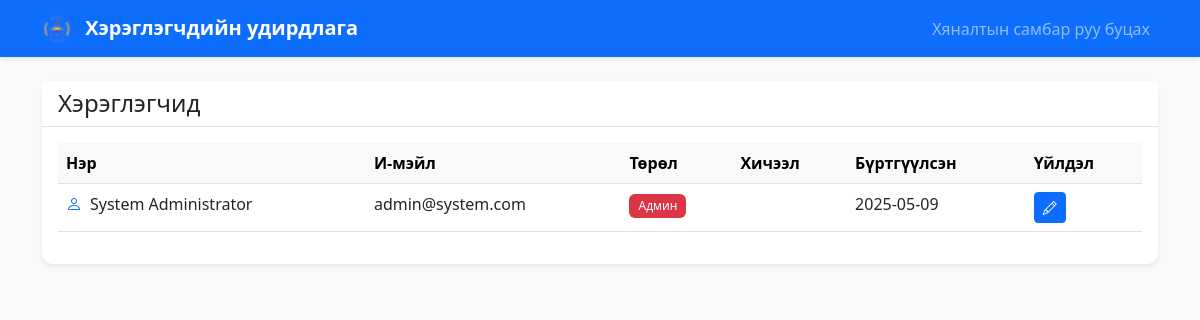
The app's page /users/manage.php (signed in), older data.
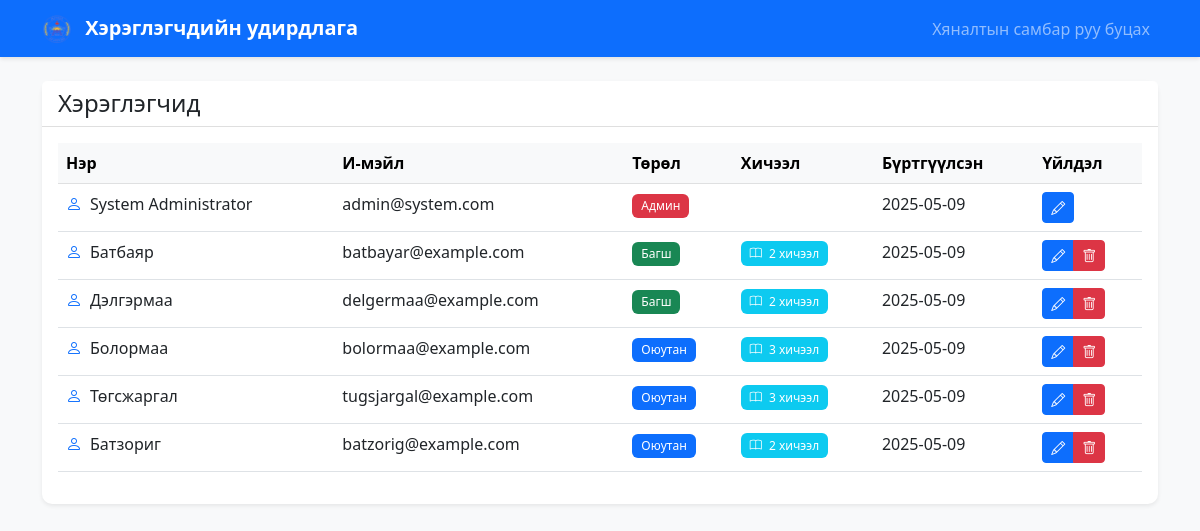
The same page, newer data.
### tables this page shows
CREATE TABLE IF NOT EXISTS users (
    id INT AUTO_INCREMENT PRIMARY KEY,
    name VARCHAR(255) NOT NULL,
    email VARCHAR(255) NOT NULL UNIQUE,
    password VARCHAR(255) NOT NULL,
    role ENUM('admin', 'teacher', 'student') NOT NULL,
    created_at TIMESTAMP DEFAULT CURRENT_TIMESTAMP
);

### users/manage.php (the view, shortened to what this page needs)
<?php
require_once '../db.php';
$stmt = $conn->prepare("
    SELECT
        u.id,
        u.name,
        u.email,
        u.role,
        u.created_at,
        (SELECT COUNT(*) FROM courses WHERE teacher_id = u.id) as course_count,
        (SELECT COUNT(*) FROM course_enrollments WHERE student_id = u.id) as enrolled_courses
    FROM users u
    ORDER BY u.created_at DESC
");
$stmt->execute();
$users = $stmt->get_result()->fetch_all(MYSQLI_ASSOC);
?>
<!DOCTYPE html>
<html lang="mn">
<head>
    <link href="https://cdn.jsdelivr.net/npm/bootstrap@5.3.0/dist/css/bootstrap.min.css" rel="stylesheet">
    <link rel="stylesheet" href="https://cdn.jsdelivr.net/npm/bootstrap-icons@1.7.2/font/bootstrap-icons.css">
    <link rel="stylesheet" href="../css/style.css">
</head>
<body class="bg-light">
    <nav class="navbar navbar-expand-lg navbar-dark bg-primary">
        <div class="container">
            <a class="navbar-brand" href="../dashboard/admin.php">
                <img src="../assets/logo.png" alt="Logo" height="30" class="d-inline-block align-text-top me-2">
                Хэрэглэгчдийн удирдлага
            </a>
            <div class="collapse navbar-collapse" id="navbarNav">
                <ul class="navbar-nav ms-auto">
                    <li class="nav-item">
                        <a class="nav-link" href="../dashboard/admin.php">Хяналтын самбар руу буцах</a>
                    </li>
                </ul>
            </div>
        </div>
    </nav>
    <div class="container mt-4">
        <div class="card shadow-sm">
            <div class="card-header bg-white">
                <h4 class="mb-0">Хэрэглэгчид</h4>
            </div>
            <div class="card-body">
                <div class="table-responsive">
                    <table class="table table-hover">
                        <thead class="table-light">
                            <tr>
                                <th>Нэр</th>
                                <th>И-мэйл</th>
                                <th>Төрөл</th>
                                <th>Хичээл</th>
                                <th>Бүртгүүлсэн</th>
                                <th>Үйлдэл</th>
                            </tr>
                        </thead>
                        <tbody>
                            <?php foreach ($users as $user): ?>
                                <tr>
                                    <td>
                                        <div class="d-flex align-items-center">
                                            <i class="bi bi-person text-primary me-2"></i>
                                            <?php echo htmlspecialchars($user['name']); ?>
                                        </div>
                                    </td>
                                    <td><?php echo htmlspecialchars($user['email']); ?></td>
                                    <td>
                                        <span class="badge bg-<?php
                                            echo $user['role'] === 'admin' ? 'danger' :
                                                ($user['role'] === 'teacher' ? 'success' : 'primary');
                                        ?>">
                                            <?php
                                            echo $user['role'] === 'admin' ? 'Админ' :
                                                ($user['role'] === 'teacher' ? 'Багш' : 'Оюутан');
                                            ?>
                                        </span>
                                    </td>
                                    <td>
                                        <?php if ($user['role'] === 'teacher'): ?>
                                            <span class="badge bg-info">
                                                <i class="bi bi-book me-1"></i>
                                                <?php echo $user['course_count']; ?> хичээл
                                            </span>
                                        <?php elseif ($user['role'] === 'student'): ?>
                                            <span class="badge bg-info">
                                                <i class="bi bi-book me-1"></i>
                                                <?php echo $user['enrolled_courses']; ?> хичээл
                                            </span>
                                        <?php endif; ?>
                                    </td>
                                    <td><?php echo date('Y-m-d', strtotime($user['created_at'])); ?></td>
                                    <td>
                                        <div class="btn-group">
                                            <button type="button"
                                                    class="btn btn-primary btn-sm"
                                                    data-bs-toggle="modal"
                                                    data-bs-target="#editModal<?php echo $user['id']; ?>">
                                                <i class="bi bi-pencil"></i>
                                            </button>
                                            <?php if ($user['id'] != $_SESSION['user_id']): ?>
                                                <button type="button"
                                                        class="btn btn-danger btn-sm"
                                                        data-bs-toggle="modal"
                                                        data-bs-target="#deleteModal<?php echo $user['id']; ?>">
                                                    <i class="bi bi-trash"></i>
                                                </button>
                                            <?php endif; ?>
                                        </div>
                                    </td>
                                </tr>
                            <?php endforeach; ?>
                        </tbody>
                    </table>
                </div>
            </div>
        </div>
    </div>
</body>
</html>

### css/style.css (style rules this page uses)
body { min-height: 100vh; display: flex; flex-direction: column; }
.card { border: none; border-radius: 10px; }
.card-header { border-bottom: 1px solid rgba(0,0,0,.125); background-color: #fff; }
.table th { border-top: none; background-color: #f8f9fa; }
.btn-primary { background-color: #0d6efd; border-color: #0d6efd; }
.badge { padding: 0.5em 0.75em; font-weight: 500; }
.navbar { box-shadow: 0 2px 4px rgba(0,0,0,.1); }
.navbar-brand { font-weight: 600; }

Row changes from the older to the newer data that the page shows:
added users: name "Батбаяр", email "batbayar@example.com", role "Багш", course_count "2", created_at "2025-05-09"
added users: name "Дэлгэрмаа", email "delgermaa@example.com", role "Багш", course_count "2", created_at "2025-05-09"
added users: name "Болормаа", email "bolormaa@example.com", role "Оюутан", enrolled_courses "3", created_at "2025-05-09"
added users: name "Төгсжаргал", email "tugsjargal@example.com", role "Оюутан", enrolled_courses "3", created_at "2025-05-09"
added users: name "Батзориг", email "batzorig@example.com", role "Оюутан", enrolled_courses "2", created_at "2025-05-09"
